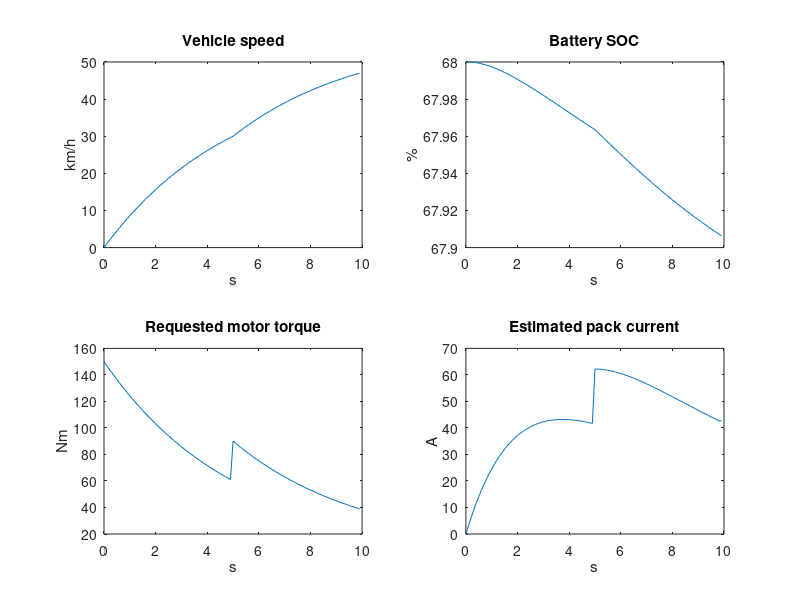

Write MATLAB code to recreate this figure.
% Minimal BEV longitudinal plant producing CSV for the C++ supervisor.
% Synthetic / illustrative example; no Simulink or toolbox required.
% Run from the repository root: run('matlab/generate_ev_telemetry.m')
dt = 0.1; t = (0:dt:9.9)'; n = numel(t);
speed_kph = zeros(n,1);
soc_pct = zeros(n,1); soc_pct(1) = 68;
battery_temp_c = zeros(n,1); battery_temp_c(1) = 30;
battery_current_a = zeros(n,1);
requested_torque_nm = zeros(n,1);
can_age_ms = 20*ones(n,1);
can_counter = mod((0:n-1)',16);
% Highly simplified longitudinal dynamics, illustrative parameters.
mass = 1450; wheel_radius = 0.31; final_drive = 9.0;
eta_drive = 0.9; pack_v = 350; pack_capacity_kwh = 45;
for k = 1:n
    target_kph = 50 + 10*(t(k) >= 5);
    requested_torque_nm(k) = max(0, min(180, 3*(target_kph-speed_kph(k))));
    force_n = requested_torque_nm(k)*final_drive*eta_drive/wheel_radius;
    v = speed_kph(k)/3.6;
    resistive_n = 150 + 0.35*v*v;
    acceleration = (force_n-resistive_n)/mass;
    if k < n
        speed_kph(k+1) = max(0, speed_kph(k) + dt*3.6*acceleration);
        mech_kw = force_n*v/1000;
        battery_current_a(k) = mech_kw*1000/eta_drive/pack_v;
        pack_power_kw = battery_current_a(k)*pack_v/1000;
        soc_pct(k+1) = max(0, soc_pct(k) - pack_power_kw*dt/(3600*pack_capacity_kwh)*100);
        battery_temp_c(k+1) = battery_temp_c(k) + dt*(0.0004*battery_current_a(k)^2 - 0.03*(battery_temp_c(k)-25));
    end
end
if n > 1, battery_current_a(end) = battery_current_a(end-1); end
% Use fixed portable numeric CSV header (matches C++ main.cpp).
filename = fullfile('data','matlab_ev_telemetry.csv');
if ~exist('data','dir'), mkdir('data'); end
f = fopen(filename,'w');
assert(f>=0,'Unable to create CSV');
fprintf(f,'timestamp_s,speed_kph,soc_pct,battery_temp_c,battery_current_a,requested_torque_nm,can_age_ms,can_counter\n');
for k=1:n
    fprintf(f,'%.3f,%.3f,%.3f,%.3f,%.3f,%.3f,%.3f,%d\n',t(k),speed_kph(k),soc_pct(k),battery_temp_c(k),battery_current_a(k),requested_torque_nm(k),can_age_ms(k),can_counter(k));
end
fclose(f);
fprintf('Generated %s (%d synthetic samples)\n',filename,n);
figure('Name','Synthetic BEV model');
subplot(2,2,1);plot(t,speed_kph);xlabel('s');ylabel('km/h');title('Vehicle speed');
subplot(2,2,2);plot(t,soc_pct);xlabel('s');ylabel('%');title('Battery SOC');
subplot(2,2,3);plot(t,requested_torque_nm);xlabel('s');ylabel('Nm');title('Requested motor torque');
subplot(2,2,4);plot(t,battery_current_a);xlabel('s');ylabel('A');title('Estimated pack current');
